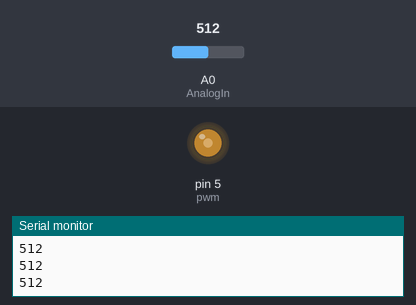
Bench run of a sketch on a simulated Arduino Uno, built with avr-gcc and run on an emulated ATmega328P. Shown: output pins drawn as LEDs (lit = HIGH), the last lines printed to the serial monitor. The test bench sets the inputs (shaded band); at power-on: A0 (AnalogIn) = 512.

Above: at 1.2 s.
1.3 s: A0 (AnalogIn) set to 0
At 1.69 s:
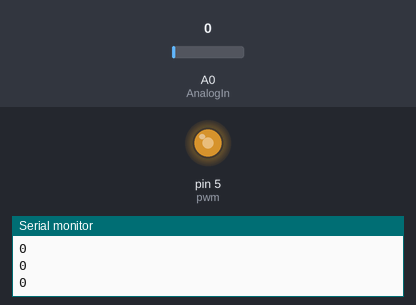
4.3 s: A0 (AnalogIn) set to 122
At 4.75 s:
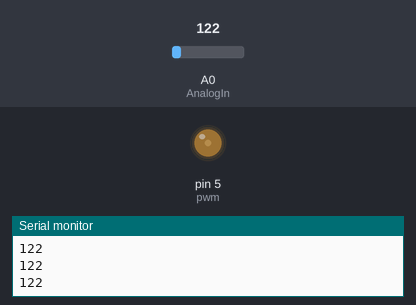
Timing chart, 0 to 13.3 s (numbered marks = the images above; inputs shaded):
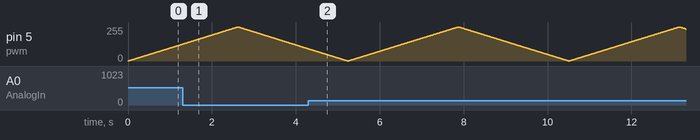

The sketch:

pwm_oscilloscope.ino
```cpp
const int pwm = 5;
const int AnalogIn = A0;
int i;

void setup() {
  Serial.begin(9600);
  pinMode(pwm, OUTPUT);
  pinMode(AnalogIn, INPUT);
}

void loop() {
 for(i=0; i<=255; i++) {
  analogWrite(pwm, i);
  int value = analogRead(AnalogIn);
  Serial.println(value);
  //Serial.println(i);
  delay(10);
 }

 for(i=255; i>=0; i--) {
  analogWrite(pwm, i);
  int value = analogRead(AnalogIn);
  Serial.println(value);
  //Serial.println(i);
  delay(10);
 }


}
```
